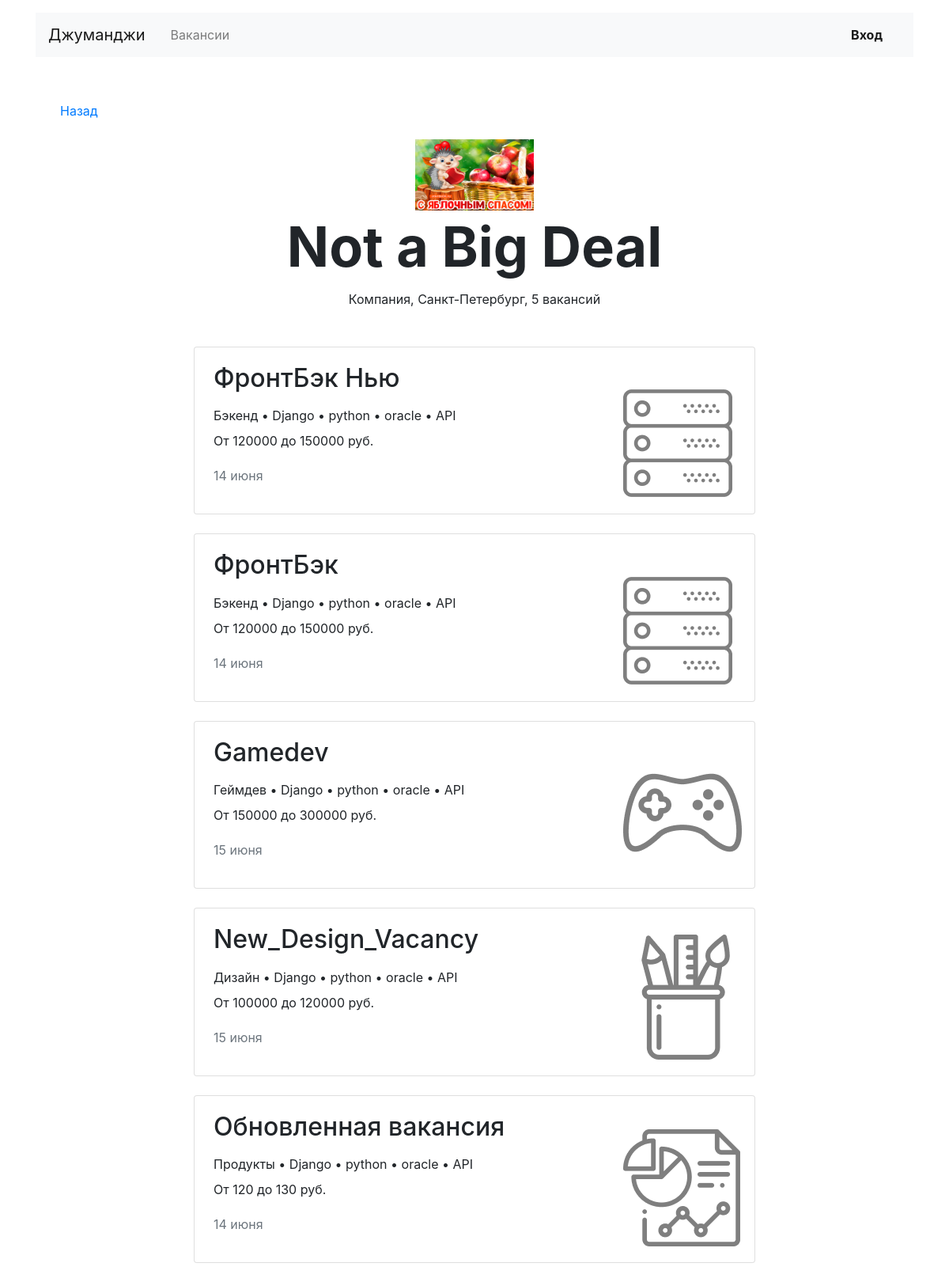
The app's page /companies/9/ with its own data.
### job/models.py (models this page shows, shortened)
class Company(models.Model):
    name = models.CharField(max_length=32)
    location = models.CharField(max_length=32)
    logo = models.ImageField(upload_to=MEDIA_COMPANY_IMAGE_DIR)
    description = models.CharField(max_length=100)
    employee_count = models.IntegerField()
    owner = models.OneToOneField(User, on_delete=models.PROTECT, blank=True, null=True)

class Vacancy(models.Model):
    title = models.CharField(max_length=64)
    specialty = models.ForeignKey(Specialty, on_delete=models.CASCADE, related_name='vacancies', null=True)
    company = models.ForeignKey(Company, on_delete=models.CASCADE, related_name='vacancies')
    skills = models.CharField(max_length=64)
    description = models.CharField(max_length=32)
    salary_min = models.IntegerField()
    salary_max = models.IntegerField()
    published_at = models.DateField(max_length=32, null=True)

class Specialty(models.Model):
    code = models.CharField(max_length=32)
    title = models.CharField(max_length=50)
    picture = models.ImageField(upload_to=MEDIA_SPECIALITY_IMAGE_DIR)

### job/views/public.py (the view)
# urls.py: path('companies/<int:company_id>/', CompanyCardView.as_view(), name='company'),
class CompanyCardView(View):
    def get(self, request, company_id):
        try:
            company = Company.objects.get(pk=company_id)
            vacancies = Vacancy.objects.filter(company__name=company.name)
        except Company.DoesNotExist:
            raise Http404
        for vacancy in vacancies:
            vacancy.skills = vacancy.skills.split(', ')
        context = {
            'company': company,
            'vacancies': vacancies,
            'count': vacancies.count(),
        }
        return render(request, 'job/company.html', context)

### job/templates/job/company.html
{% extends 'job/base.html' %}
{% block content %}
<main class="container mt-3">
  <div class="navbar mt-5">
    <p><a href="/">Назад</a></p>
  </div>
  <section>
    <div class="text-center">
      <img src="{{ company.logo.url }}" width="150" height="90" alt="">
    </div>
    <h1 class="h1 text-center mx-auto mt-0 pt-1" style="font-size: 70px;"><strong>{{ company.name }}</strong></h1>
    <p class="text-center pt-1">Компания, {{ company.location }}, {{ company.vacancies.count }} вакансий</p>
    <div class="row mt-5">
      <div class="col-12 col-lg-8 offset-lg-2 m-auto">
        {% for vacancy in vacancies %}
        <div class="card mb-4">
          <div class="card-body px-4">
            <div class="row">
              <div class="col-12 col-md-8 col-lg-9">
                <h2 class="h2 pb-2">{{ vacancy.title }}</h2>
                <p class="mb-2">{{ vacancy.specialty.title }} • {{ vacancy.skills|join:" • " }}</p>
                <p>От {{ vacancy.salary_min }} до {{ vacancy.salary_max }} руб.</p>
                <p class="text-muted pt-1">{{ vacancy.published_at|date:"d E" }}</p>
              </div>
              <div class="col-12 col-md-4 col-lg-3 d-flex align-items-end">
                <a href="{% url 'vacancy' vacancy.id %}"><img src="{{ vacancy.specialty.picture.url }}"  alt=""></a>
              </div>
            </div>
          </div>
        </div>
        {% endfor %}
      </div>
    </div>
  </section>
</main>
{% endblock %}

### records on screen
Company: logo (picture), name "Not a Big Deal", location "Санкт-Петербург", vacancies.count "5"
Vacancy: title "ФронтБэк Нью", specialty "Бэкенд", skills "Django • python • oracle • API", salary_min "120000", salary_max "150000", published_at "14 июня", specialty.picture (picture)
Vacancy: title "ФронтБэк", specialty "Бэкенд", skills "Django • python • oracle • API", salary_min "120000", salary_max "150000", published_at "14 июня", specialty.picture (picture)
Vacancy: title "Gamedev", specialty "Геймдев", skills "Django • python • oracle • API", salary_min "150000", salary_max "300000", published_at "15 июня", specialty.picture (picture)
Vacancy: title "New_Design_Vacancy", specialty "Дизайн", skills "Django • python • oracle • API", salary_min "100000", salary_max "120000", published_at "15 июня", specialty.picture (picture)
Vacancy: title "Обновленная вакансия", specialty "Продукты", skills "Django • python • oracle • API", salary_min "120", salary_max "130", published_at "14 июня", specialty.picture (picture)
